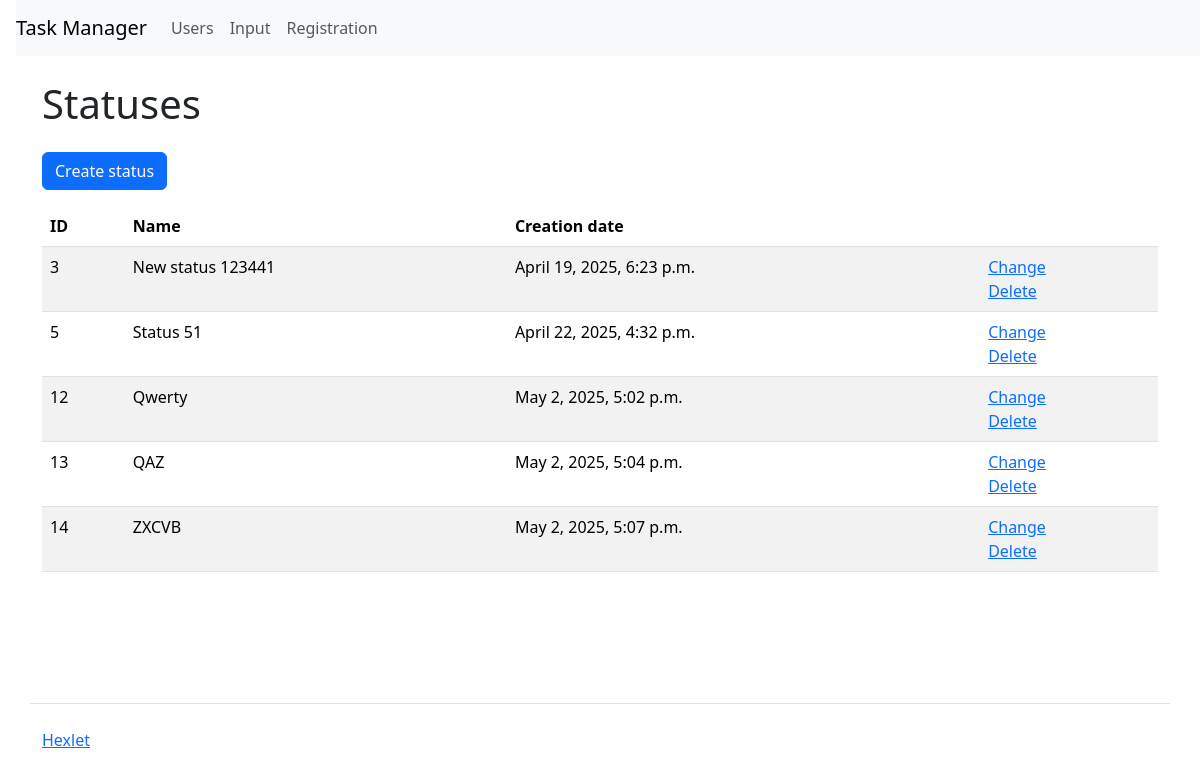
Screenshot of /statuses/ with the database file from the repository.
### task_manager/statuses/models.py (models this page shows, shortened)
class Statuses(models.Model):
    name = models.TextField(max_length=150, verbose_name=_('Name'))
    created_at = models.DateTimeField(
        auto_now_add=True, verbose_name=_('Creation date')
        )
    updated_at = models.DateTimeField(
        auto_now=True, verbose_name=_('Update date')
        )

### task_manager/statuses/views.py (the view)
# urls.py: path('', views.IndexView.as_view(), name='index'),
class IndexView(View):
    def get(self, request, *args, **kwargs):
        statuses = Statuses.objects.all()
        return render(request, 'statuses/index.html', context={
           'name': _('Statuses'),
            'statuses': statuses,
        })

### task_manager/templates/statuses/index.html
{% extends "index.html" %}
{% load i18n %}
{% block context %}
<a class="btn btn-primary mb-3" href="/statuses/create/" role="button">{% translate 'Create status' %}</a>
<table class="table table-striped">
    <thead>
      <tr>
        <th>{% translate 'ID' %}</th>
        <th>{% translate 'Name' %}</th>
        <th>{% translate 'Creation date' %}</th>
        <th></th>
      </tr>
    </thead>
    <tbody>
      {% if statuses %}
      {% for status in statuses %}
        <tr>
          <td>{{ status.id }}</td>
          <td>{{ status.name }}</td>
          <td>{{ status.created_at }}</td>
          <td>
            <a href="/statuses/{{ status.id }}/update/">{% translate 'Сhange' %}</a>
            <br>
            <a href="/statuses/{{ status.id }}/delete/">{% translate 'Delete' %}</a>
          </td>
        </tr>
      {% endfor %}
      {% endif %}
    </tbody>
  </table>
{% endblock %}

### rows the page displays
Statuses: id "3", name "New status 123441", created_at "April 19, 2025, 6:23 p.m."
Statuses: id "5", name "Status 51", created_at "April 22, 2025, 4:32 p.m."
Statuses: id "12", name "Qwerty", created_at "May 2, 2025, 5:02 p.m."
Statuses: id "13", name "QAZ", created_at "May 2, 2025, 5:04 p.m."
Statuses: id "14", name "ZXCVB", created_at "May 2, 2025, 5:07 p.m."

### other values shown
{{ name }} "Statuses"
